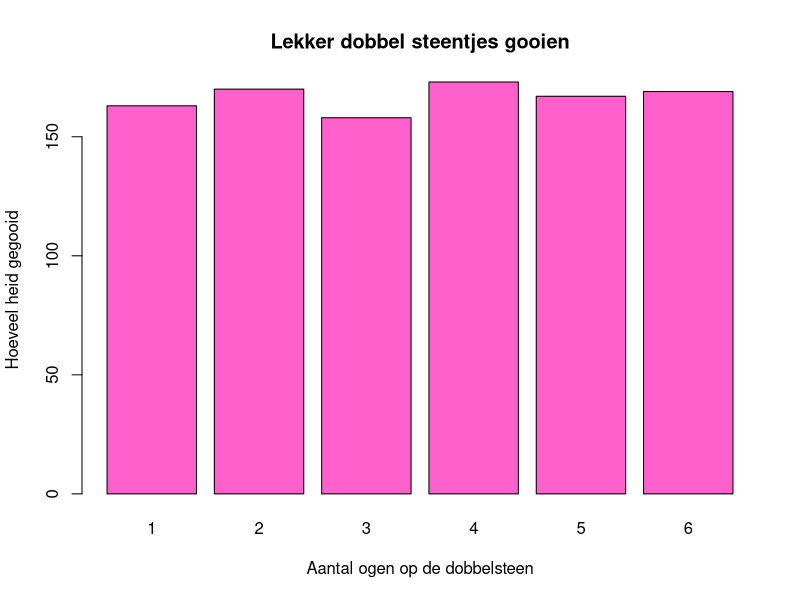
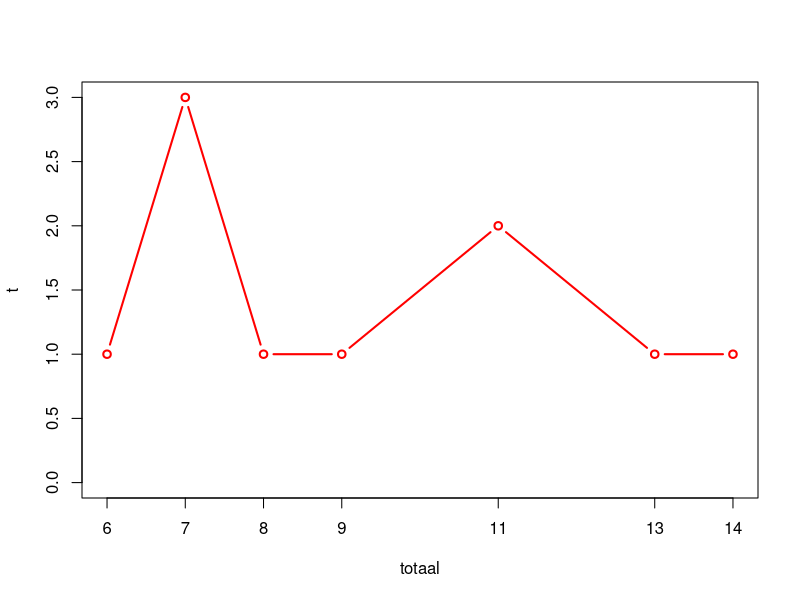
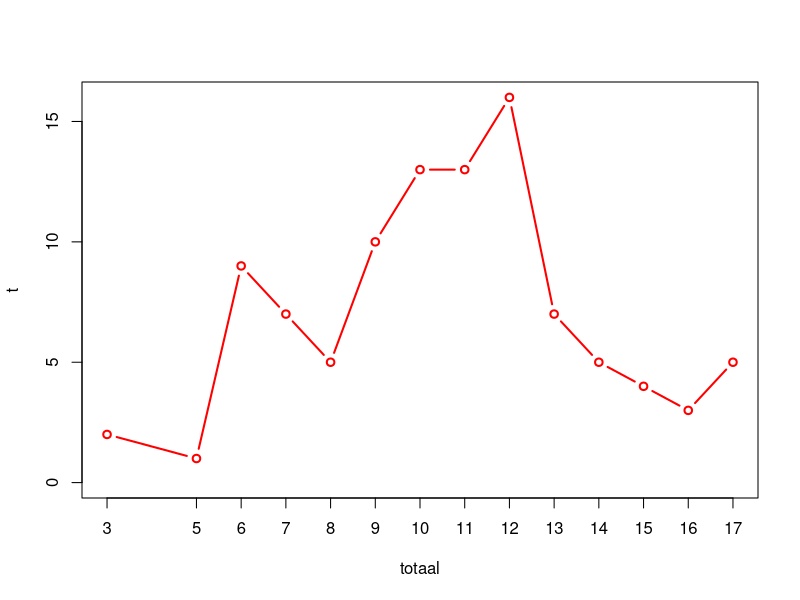
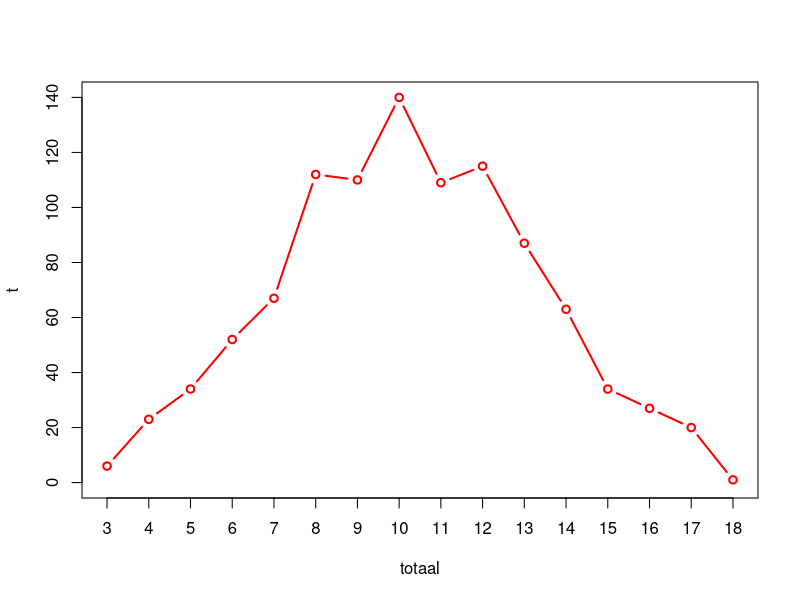
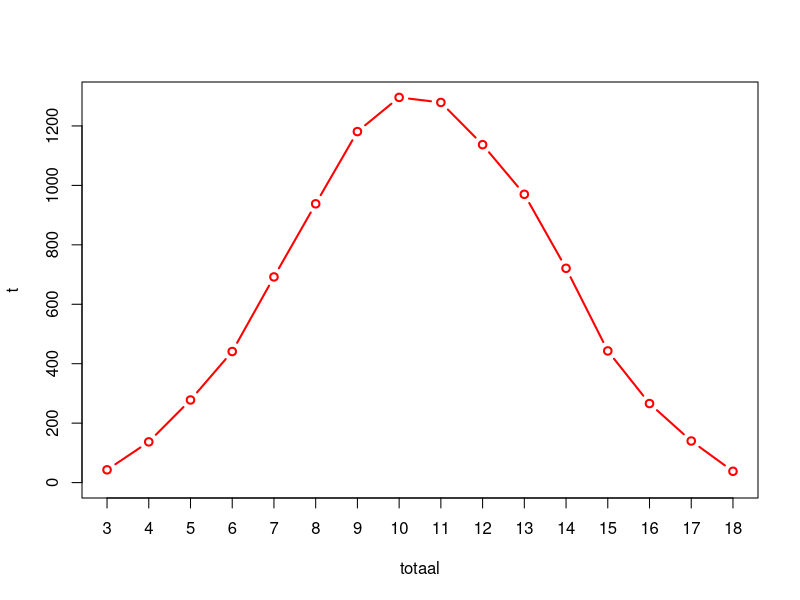

Source code (R) for these figures, in order:
## ---- chunk 1
worpen = sample(1:6, 1000, replace = T)
t = table(worpen)
t
barplot(t, col = "#FF60CC", main = "Lekker dobbel steentjes gooien", ylab = "Hoeveel heid gegooid", xlab = "Aantal ogen op de dobbelsteen", )
## ---- chunk 2
worp1 = sample(1:6, 10, replace = T)
worp2 = sample(1:6, 10, replace = T)
worp3 = sample(1:6, 10, replace = T)
totaal = worp1 + worp2 + worp3
t = table(totaal)
t
plot(t, type = "b", col="red", )
## ---- chunk 3
worp1 = sample(1:6, 100, replace = T)
worp2 = sample(1:6, 100, replace = T)
worp3 = sample(1:6, 100, replace = T)
totaal = worp1 + worp2 + worp3
t = table(totaal)
t
plot(t, type = "b", col="red", )
## ---- chunk 4
worp1 = sample(1:6, 1000, replace = T)
worp2 = sample(1:6, 1000, replace = T)
worp3 = sample(1:6, 1000, replace = T)
totaal = worp1 + worp2 + worp3
t = table(totaal)
t
plot(t, type = "b", col="red", )
## ---- chunk 5
worp1 = sample(1:6, 10000, replace = T)
worp2 = sample(1:6, 10000, replace = T)
worp3 = sample(1:6, 10000, replace = T)
totaal = worp1 + worp2 + worp3
t = table(totaal)
t
plot(t, type = "b", col="red", )
